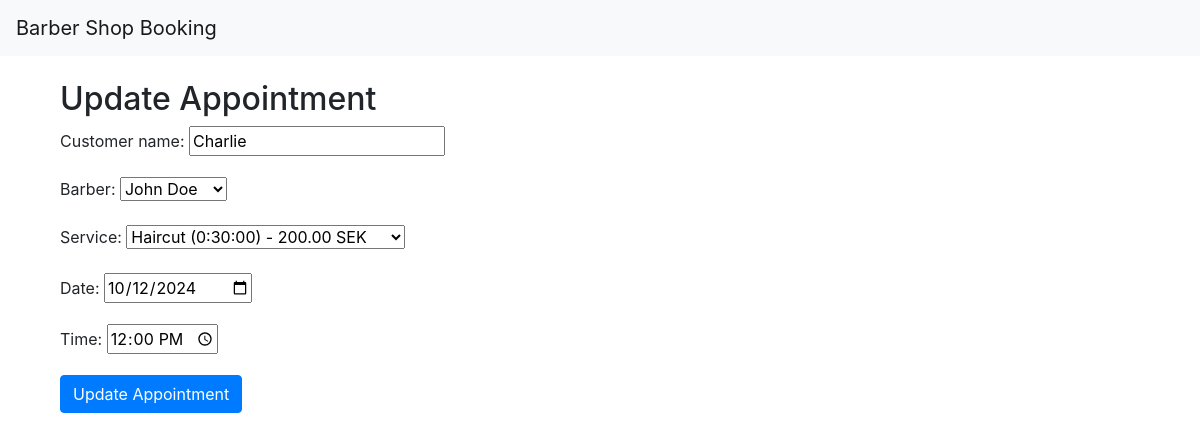
The app's page /update/3/, older data.
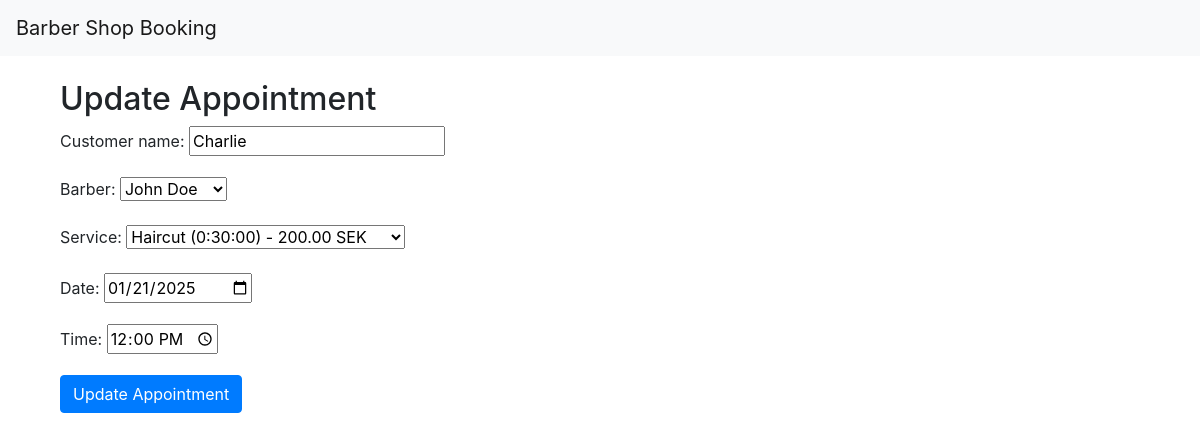
The same page, newer data.
### bookings/models.py (models this page shows, shortened)
class Booking(models.Model):
    customer_name = models.CharField(max_length=100)
    barber = models.ForeignKey(Barber, on_delete=models.CASCADE)
    service = models.ForeignKey(Service, on_delete=models.CASCADE)
    date = models.DateField()
    time = models.TimeField()

### bookings/views.py (the view)
# urls.py: path('update/<int:booking_id>/', views.update_appointment, name='update_appointment'),
def update_appointment(request, booking_id):
    booking = get_object_or_404(Booking, id=booking_id)
    if request.method == 'POST':
        form = BookingForm(request.POST, instance=booking)
        if form.is_valid():
            form.save()
            return redirect('booking_success')
    else:
        form = BookingForm(instance=booking)
    return render(request, 'bookings/update_appointment.html', {'form': form})

### bookings/forms.py
class BookingForm(forms.ModelForm):
    class Meta:
        model = Booking
        fields = ['customer_name', 'barber', 'service', 'date', 'time']
        widgets = {
            'date': forms.DateInput(attrs={'type': 'date'}),
            'time': forms.TimeInput(attrs={'type': 'time'}),
        }

### bookings/models.py (called while the page is built)
    def __str__(self):
        return self.name

    def __str__(self):
        return f"{self.name} ({self.duration}) - {self.price} SEK"

### bookings/templates/bookings/update_appointment.html (shortened to what this page needs)
{% extends 'base.html' %}
{% block content %}
  <div class="container mt-4">
    <h2>Update Appointment</h2>
    <form method="post">
      {{ form.as_p }}
      <button class="btn btn-primary" type="submit">Update Appointment</button>
    </form>
  </div>
{% endblock %}

Row changes from the older to the newer data that the page shows:
changed Booking "Charlie": date "10/12/2024" → "01/21/2025"
